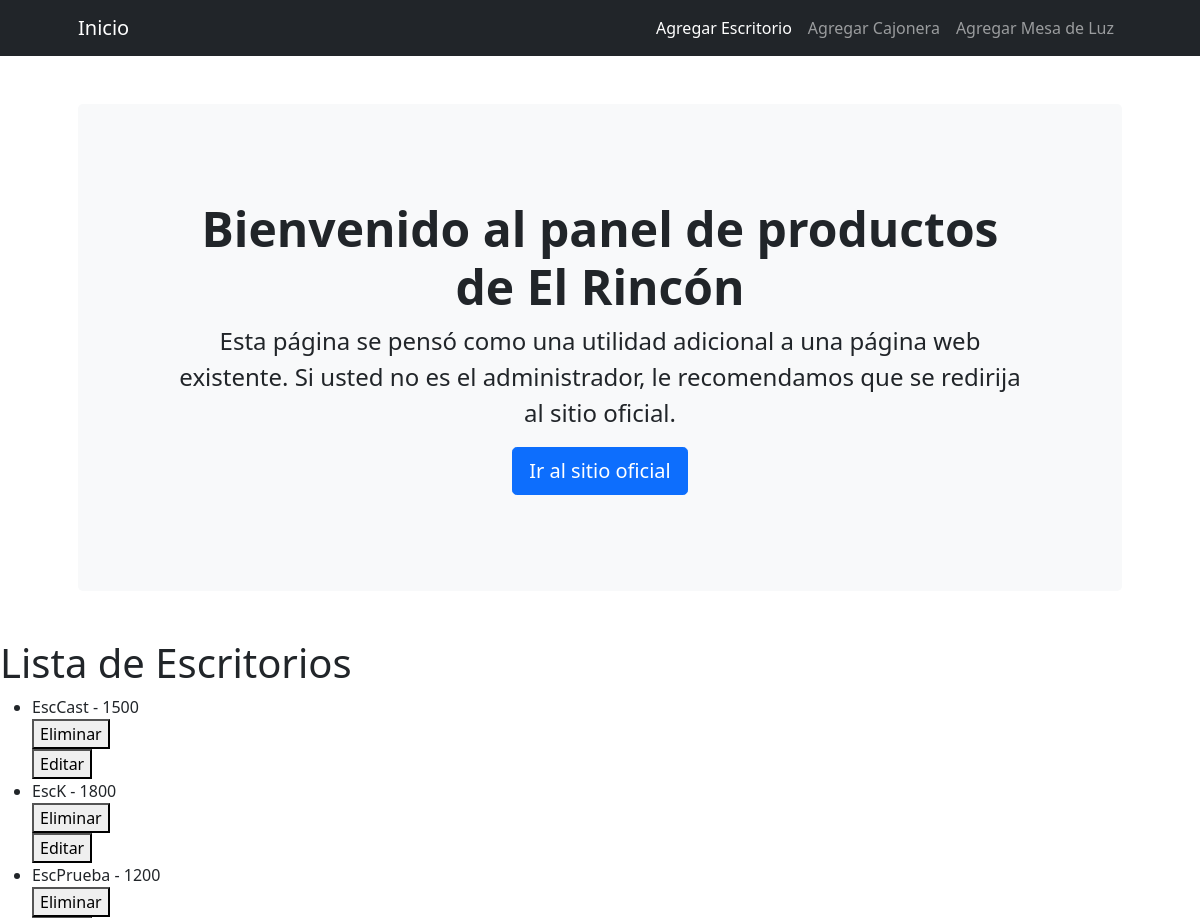
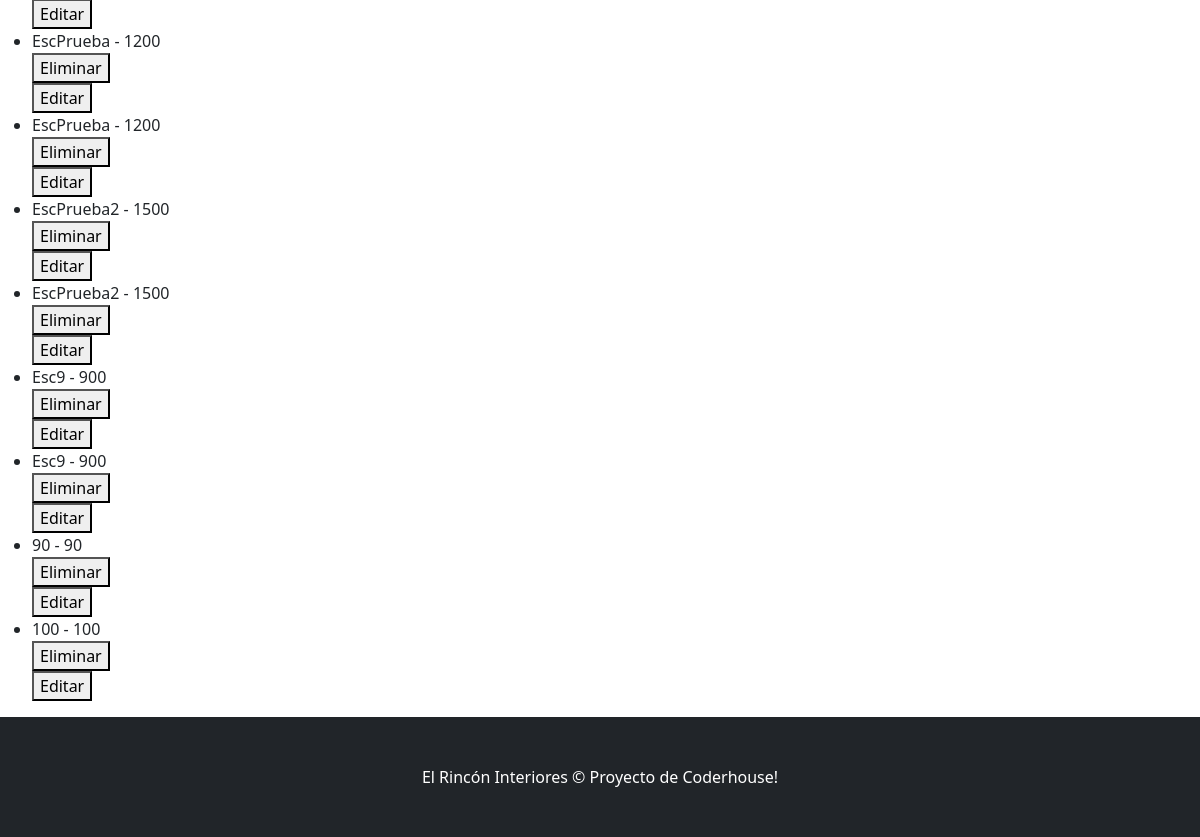
Before: /MostrarEscritorio/ with the older database file (2 pictures, top to bottom).
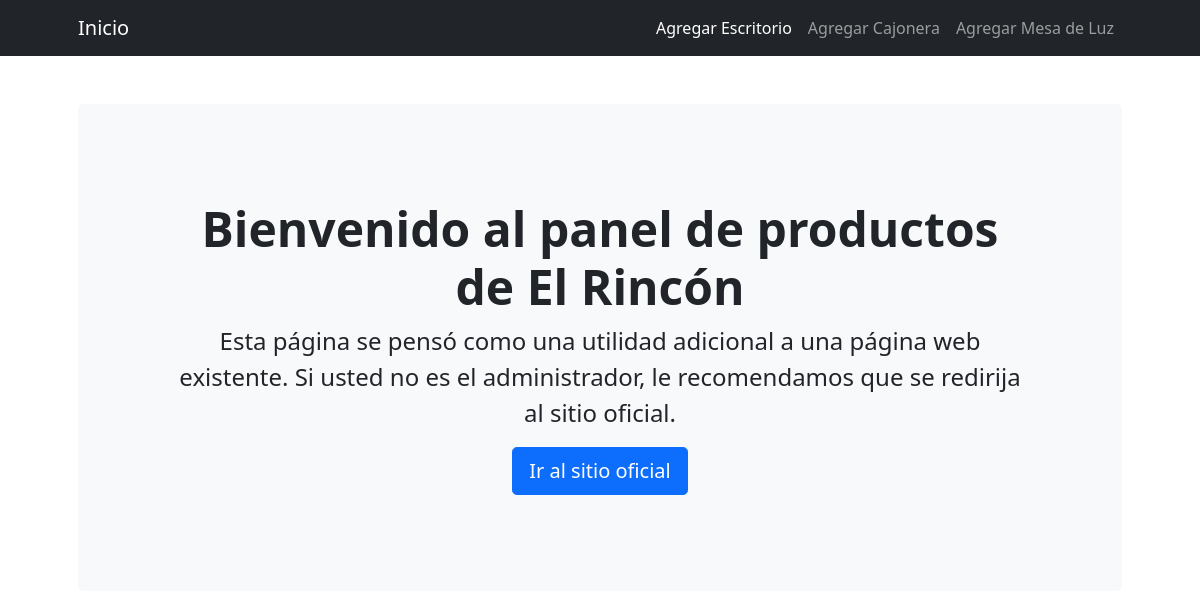
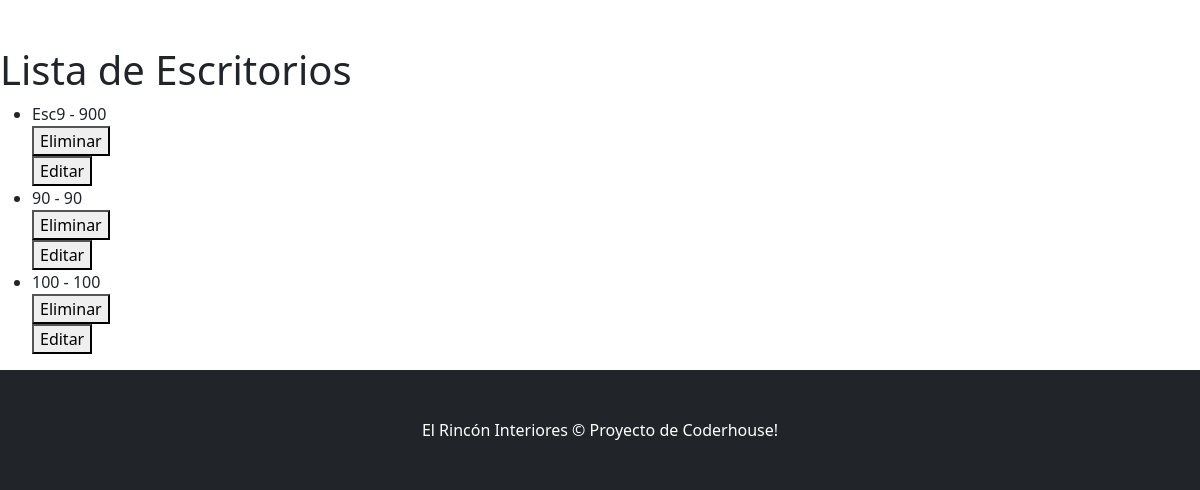
After: the same page with the newer database file (2 pictures, top to bottom).
### AppPlayground/models.py (models this page shows)
class Escritorio(models.Model):
    modelo=models.CharField(max_length=50)
    medida=models.IntegerField()
    stock=models.IntegerField()
    def __str__(self):
        return f'{self.modelo} - {self.medida}'

### AppPlayground/views.py (the view)
# urls.py: path('MostrarEscritorio/', mostrarEscritorio, name="MostrarEscritorio"),
def mostrarEscritorio(request):
    escritorios = Escritorio.objects.all()
    return render(request, "AppPlayground/MostrarEscritorio.html", {"escritorios": escritorios})

### AppPlayground/templates/AppPlayground/MostrarEscritorio.html
{% extends 'AppPlayground/Padre.html' %}
{% load static %}
{% block Cambiante %}
    <h1>Lista de Escritorios</h1>
    <ul>
        {% for escritorio in escritorios %}
            <li>
                {{escritorio}}
            </li>
            <div>
                <form action="{% url 'EliminarEscritorio' escritorio.id %}" method="POST">{% csrf_token %}
                    <button type="submit"> Eliminar </button>
                </form>
                <form action="{% url 'EditarEscritorio' escritorio.id %}" method="POST">{% csrf_token %}
                    <button type="submit"> Editar </button>
                </form>
            </div>
        {% endfor %}
    </ul>
{% endblock Cambiante %}

### AppPlayground/templates/AppPlayground/Padre.html (shortened to what this page needs)
<!DOCTYPE html>
<html lang="en">
    <head>
        {% load static %}
        <link href="https://cdn.jsdelivr.net/npm/bootstrap-icons@1.4.1/font/bootstrap-icons.css" rel="stylesheet" />
        <link href="{% static 'AppPlayground/css/styles.css' %}" rel="stylesheet" />
    </head>
    <body>
        <nav class="navbar navbar-expand-lg navbar-dark bg-dark">
            <div class="container px-lg-5">
                <a class="navbar-brand" href="TInicio">Inicio</a>
                <div class="collapse navbar-collapse" id="navbarSupportedContent">
                    <ul class="navbar-nav ms-auto mb-2 mb-lg-0">
                        <li class="nav-item"><a class="nav-link active" aria-current="page" href="FormEscritorio">Agregar Escritorio</a></li>
                        <li class="nav-item"><a class="nav-link" href="FormCajonera">Agregar Cajonera</a></li>
                        <li class="nav-item"><a class="nav-link" href="FormMesaluz">Agregar Mesa de Luz </a></li>
                    </ul>
                </div>
            </div>
        </nav>
        <header class="py-5">
            <div class="container px-lg-5">
                <div class="p-4 p-lg-5 bg-light rounded-3 text-center">
                    <div class="m-4 m-lg-5">
                        <h1 class="display-5 fw-bold">Bienvenido al panel de productos de El Rincón</h1>
                        <p class="fs-4">Esta página se pensó como una utilidad adicional a una página web existente. Si usted no es el administrador, le recomendamos que se redirija al sitio oficial. </p>
                        <a class="btn btn-primary btn-lg" href="https://www.elrincon.ar/">Ir al sitio oficial</a>
                    </div>
                </div>
            </div>
        </header>
        {% block Cambiante %}{% endblock %}
        <footer class="py-5 bg-dark">
            <div class="container"><p class="m-0 text-center text-white">El Rincón Interiores &copy; Proyecto de Coderhouse!</p></div>
        </footer>
    </body>
</html>

Changed rows visible on the page:
removed Escritorio: modelo+medida "EscCast - 1500"
removed Escritorio: modelo+medida "EscK - 1800"
removed Escritorio: modelo+medida "EscPrueba - 1200"
removed Escritorio: modelo+medida "EscPrueba - 1200"
removed Escritorio: modelo+medida "EscPrueba - 1200"
removed Escritorio: modelo+medida "EscPrueba2 - 1500"
removed Escritorio: modelo+medida "EscPrueba2 - 1500"
removed Escritorio: modelo+medida "Esc9 - 900"
